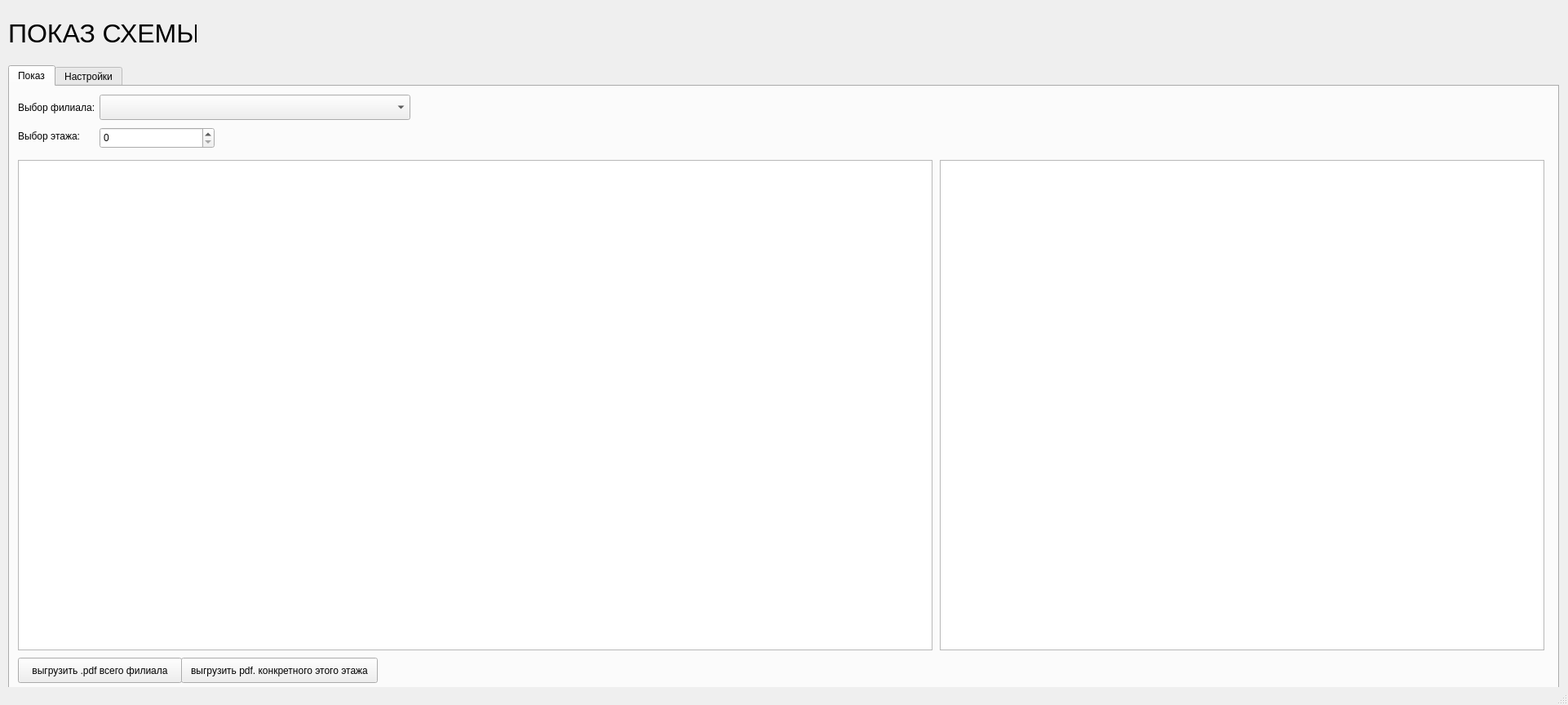
<?xml version="1.0" encoding="UTF-8"?>
<ui version="4.0">
 <class>MainWindow</class>
 <widget class="QMainWindow" name="MainWindow">
  <property name="geometry">
   <rect>
    <x>0</x>
    <y>0</y>
    <width>1922</width>
    <height>864</height>
   </rect>
  </property>
  <property name="windowTitle">
   <string>MainWindow</string>
  </property>
  <widget class="QWidget" name="centralwidget">
   <widget class="QTabWidget" name="tabWidget">
    <property name="geometry">
     <rect>
      <x>10</x>
      <y>80</y>
      <width>1901</width>
      <height>771</height>
     </rect>
    </property>
    <property name="toolTip">
     <string>&lt;html&gt;&lt;head/&gt;&lt;body&gt;&lt;p&gt;1321321&lt;/p&gt;&lt;/body&gt;&lt;/html&gt;</string>
    </property>
    <property name="currentIndex">
     <number>0</number>
    </property>
    <widget class="QWidget" name="tab_3">
     <attribute name="title">
      <string>Показ</string>
     </attribute>
     <widget class="QLabel" name="label_6">
      <property name="geometry">
       <rect>
        <x>10</x>
        <y>50</y>
        <width>101</width>
        <height>21</height>
       </rect>
      </property>
      <property name="text">
       <string>Выбор этажа:</string>
      </property>
     </widget>
     <widget class="QLabel" name="label_7">
      <property name="geometry">
       <rect>
        <x>10</x>
        <y>15</y>
        <width>101</width>
        <height>21</height>
       </rect>
      </property>
      <property name="text">
       <string>Выбор филиала:</string>
      </property>
     </widget>
     <widget class="QSpinBox" name="spinBox_2">
      <property name="geometry">
       <rect>
        <x>110</x>
        <y>50</y>
        <width>141</width>
        <height>26</height>
       </rect>
      </property>
     </widget>
     <widget class="QComboBox" name="comboBox_2">
      <property name="geometry">
       <rect>
        <x>110</x>
        <y>10</y>
        <width>381</width>
        <height>31</height>
       </rect>
      </property>
     </widget>
     <widget class="QPushButton" name="pushButton_6">
      <property name="geometry">
       <rect>
        <x>10</x>
        <y>700</y>
        <width>201</width>
        <height>31</height>
       </rect>
      </property>
      <property name="text">
       <string>выгрузить .pdf всего филиала</string>
      </property>
     </widget>
     <widget class="QPushButton" name="pushButton_7">
      <property name="geometry">
       <rect>
        <x>210</x>
        <y>700</y>
        <width>241</width>
        <height>31</height>
       </rect>
      </property>
      <property name="text">
       <string>выгрузить pdf. конкретного этого этажа</string>
      </property>
     </widget>
     <widget class="QGraphicsView" name="graphicsView_2">
      <property name="geometry">
       <rect>
        <x>10</x>
        <y>90</y>
        <width>1121</width>
        <height>601</height>
       </rect>
      </property>
     </widget>
     <widget class="QTableView" name="tableView_2">
      <property name="geometry">
       <rect>
        <x>1140</x>
        <y>90</y>
        <width>741</width>
        <height>601</height>
       </rect>
      </property>
     </widget>
    </widget>
    <widget class="QWidget" name="tab_4">
     <attribute name="title">
      <string>Настройки</string>
     </attribute>
     <widget class="QWidget" name="gridLayoutWidget">
      <property name="geometry">
       <rect>
        <x>10</x>
        <y>10</y>
        <width>311</width>
        <height>188</height>
       </rect>
      </property>
      <layout class="QGridLayout" name="gridLayout">
       <item row="4" column="1">
        <widget class="QPushButton" name="pushButton_3">
         <property name="styleSheet">
          <string notr="true">red</string>
         </property>
         <property name="text">
          <string>Удалить схему</string>
         </property>
        </widget>
       </item>
       <item row="5" column="1">
        <widget class="QPushButton" name="pushButton_8">
         <property name="text">
          <string>Сохранить</string>
         </property>
        </widget>
       </item>
       <item row="1" column="1">
        <widget class="QSpinBox" name="spinBox"/>
       </item>
       <item row="2" column="1">
        <widget class="QPushButton" name="pushButton">
         <property name="text">
          <string>Загрузить схему</string>
         </property>
        </widget>
       </item>
       <item row="0" column="1">
        <widget class="QComboBox" name="comboBox"/>
       </item>
       <item row="3" column="1">
        <widget class="QPushButton" name="pushButton_2">
         <property name="text">
          <string>Редактировать схему</string>
         </property>
        </widget>
       </item>
       <item row="0" column="0">
        <widget class="QLabel" name="label_2">
         <property name="text">
          <string>Выбор филиала:</string>
         </property>
        </widget>
       </item>
       <item row="1" column="0">
        <widget class="QLabel" name="label_3">
         <property name="text">
          <string>Выбор этажа:</string>
         </property>
        </widget>
       </item>
      </layout>
     </widget>
     <widget class="QTableView" name="tableView">
      <property name="geometry">
       <rect>
        <x>1510</x>
        <y>10</y>
        <width>371</width>
        <height>711</height>
       </rect>
      </property>
     </widget>
     <widget class="QGraphicsView" name="graphicsView">
      <property name="geometry">
       <rect>
        <x>330</x>
        <y>10</y>
        <width>1171</width>
        <height>711</height>
       </rect>
      </property>
     </widget>
    </widget>
   </widget>
   <widget class="QLabel" name="label">
    <property name="geometry">
     <rect>
      <x>10</x>
      <y>20</y>
      <width>231</width>
      <height>41</height>
     </rect>
    </property>
    <property name="font">
     <font>
      <pointsize>24</pointsize>
     </font>
    </property>
    <property name="text">
     <string>ПОКАЗ СХЕМЫ</string>
    </property>
   </widget>
  </widget>
  <widget class="QStatusBar" name="statusbar"/>
 </widget>
 <resources/>
 <connections/>
</ui>
